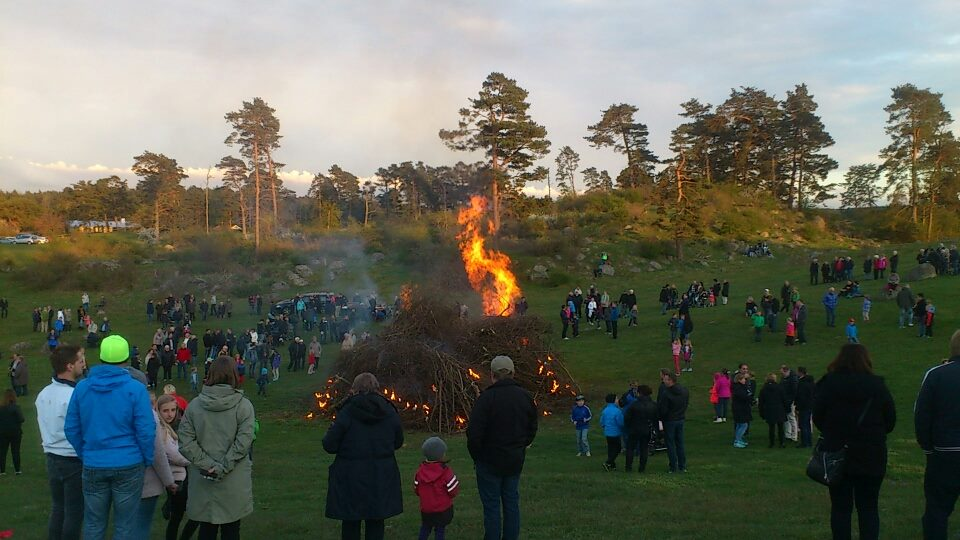
%> input picture images/dgb.jpg, 960 x 540 px
$ octave example_3_read_process_show_image.m   (GNU Octave 9; MATLAB toolbox functions it lacks are replaced by stand-ins)
%> lines starting %> are read from the running program, lines starting %| are printed output that depends on the picture
% Example on reading, manipulating and displaying images.
% Benny L. June 17, 2021.

clear  % Clears the workspace
% close all % Closes the figures

%imfile='images/autumn.tif';
imfile='images/dgb.jpg';
I=imread(imfile); % Read in image
%> I is the input picture: size 540x960x3 uint8; mean R, G, B 99.7, 102.7, 90.2

% Read what type of image it is:
info=imfinfo(imfile);

% Process image according to its type
if strcmp(info.ColorType,'indexed') + strcmp(info.ColorType,'grayscale'),
    disp('Case 1. '),disp(info.ColorType)
    disp('Here you can process the image, if it is a Indexed or Grayscale image')

% Convert image to double precision, in order to process:
    Vbf=double(I); % Vbf is before processing
%   Do some processing of the intensity:
    V = max(Vbf(:))-Vbf; % Here the intensity is just inverted
    Iout=uint8(V); % Convert image back to integer, uint8 format

else
    disp('Case 2 '),disp(info.ColorType)
    % Here you can process the image, if it is a truecolor image

    % Convert original from RGB to HSV image, usually a good start if you
    % want to manipulate the intensity (V) only and not the colors:
    Ihsv = rgb2hsv(I);
%> Ihsv: size 540x960x3 double; mean H, S, V 0.297, 0.356, 0.435
    % In the rgb2hsv the values of hue, saturation and value are all
    % normalised to be between 0 and 1.

     Vbf = Ihsv(:,:,3);
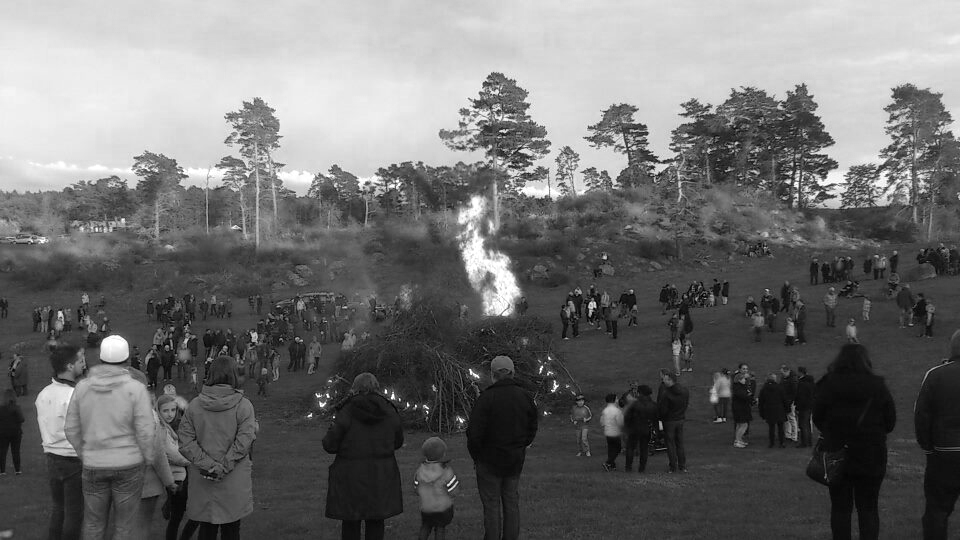
%> Vbf: size 540x960 double; min 0, max 1, mean 0.435
    % Vbf now contains the luminance (intensity) only. In this example it
    % is called Vbf where bf stands for 'before', since it is before
    % processing.

    % Some intensity transformations: ------------------------------
     V=1-Vbf; % Here the intensity is just inverted, as example on a modification.
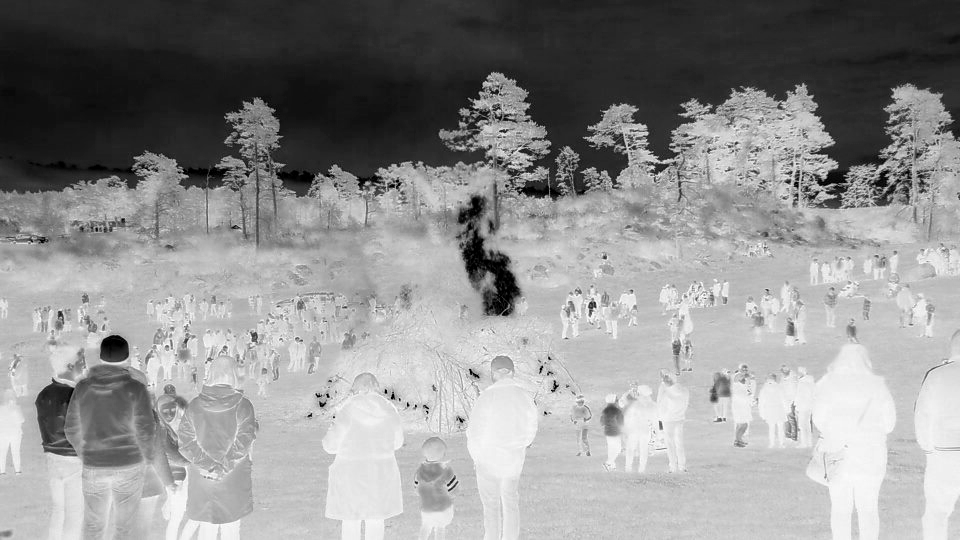
%> V: size 540x960 double; min 0, max 1, mean 0.565
    % V=histeq(Vbf); % Here the histogram is equalised
    % V=ones(size(Vbf))*0.5; % This sets all intensities to the same level

    % Put back the intensity plane into the image. Later you want to modify
    % the intensity for image enhancement before putting it back:
     Ihsv(:,:,3)=V;
%> Ihsv: size 540x960x3 double; mean H, S, V 0.297, 0.356, 0.565

    % [10 lines of commented-out code are left out]

    Iout=hsv2rgb(Ihsv); % Convert image back to RGB form
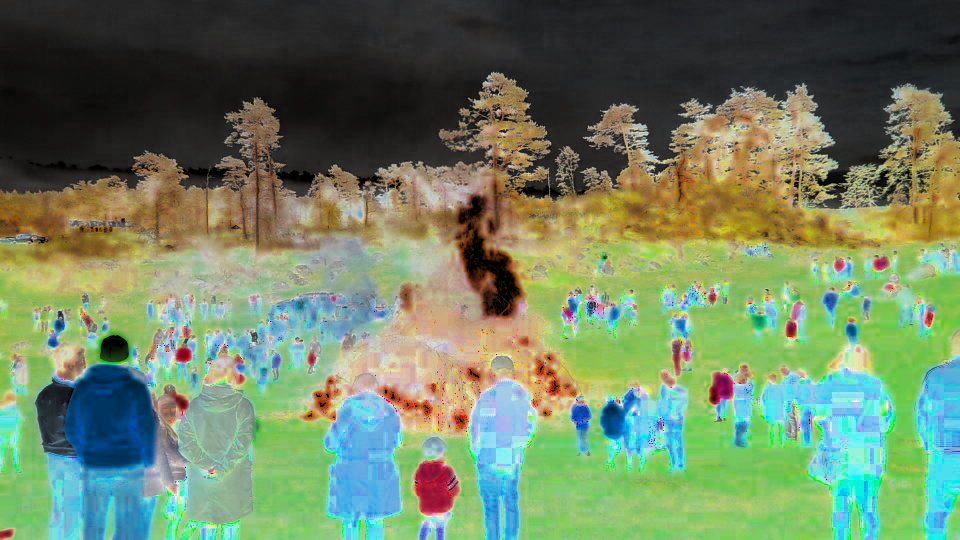
%> Iout: size 540x960x3 double; mean R, G, B 0.433, 0.516, 0.389

    % [7 lines of commented-out code are left out]

end

% Visualize some images and parameters:
figure(10)
subplot(2,2,1), imshow(I), title('Original image')
subplot(2,2,2), imshow(Iout), title('Modified image')
subplot(2,2,3), histogram(Vbf(:),64), title('Histogram, intensity of original image')
 subplot(2,2,4), histogram(V(:),64), title('Histogram, intensity of modified image (V)')
%> after `title('Histogram, intensity of modified image (V)')`:
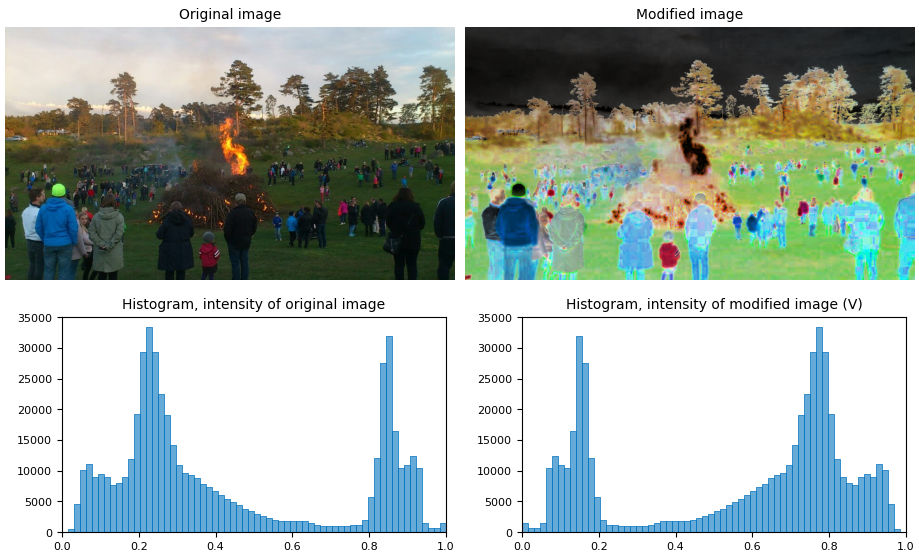
%> figure redrawn from the program's plot data, 4 panels

$ run again, with images/autumn.tif saved as images/dgb.jpg
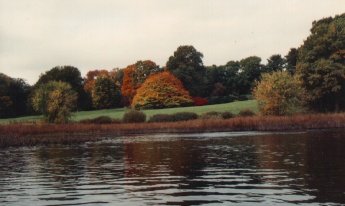
%> input picture images/autumn.tif, 345 x 206 px
%> I is the input picture: size 206x345x3 uint8; mean R, G, B 119.6, 110.2, 98.8
%> `Iout=hsv2rgb(Ihsv);`:
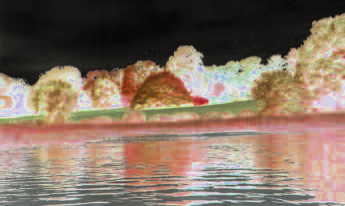
%> Iout: size 206x345x3 double; mean R, G, B 0.521, 0.446, 0.387
%> `title('Histogram, intensity of modified image (V)')`:
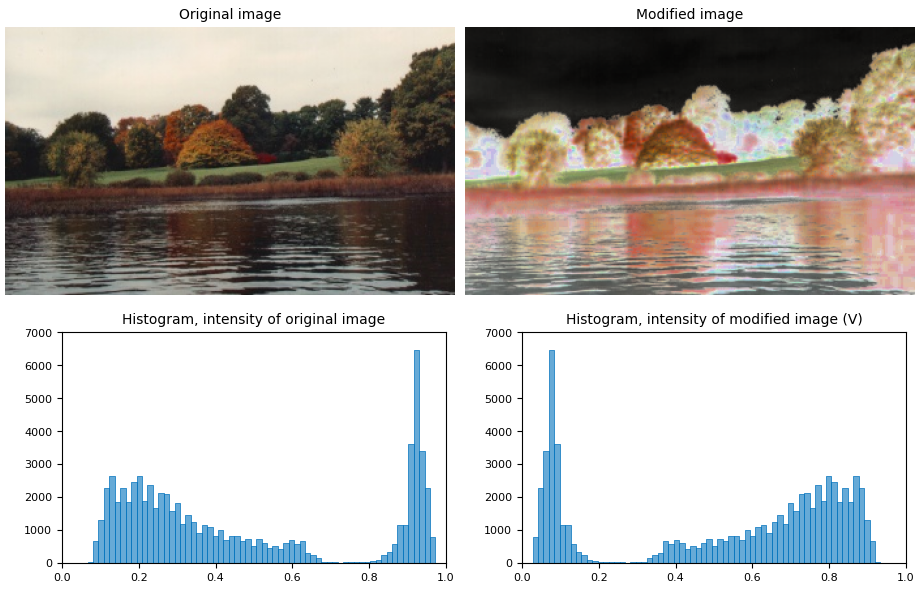
%> figure redrawn from the program's plot data, 4 panels

$ run again, with images/Rattvik50.jpg copied over images/dgb.jpg
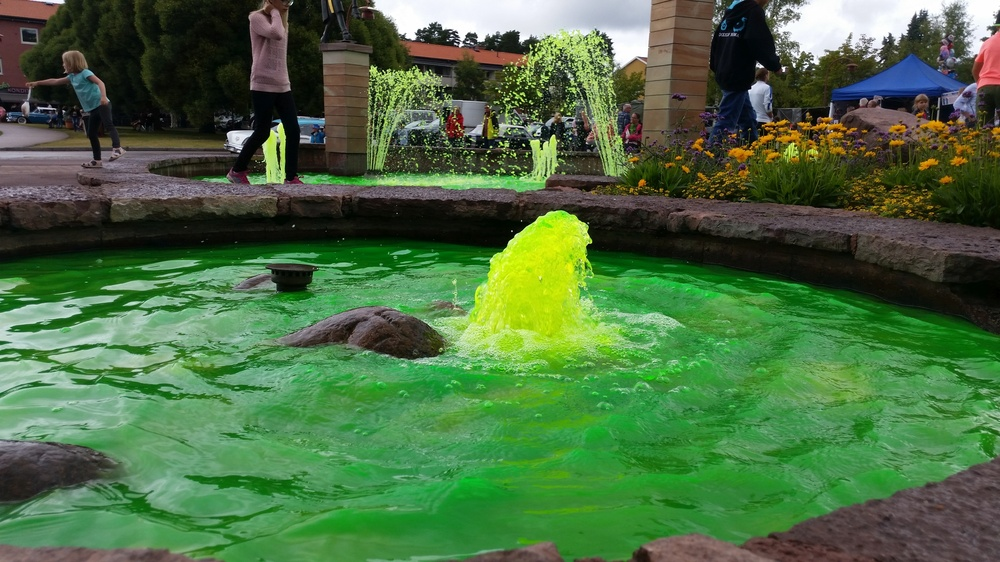
%> input picture images/Rattvik50.jpg, 1000 x 562 px, shrunk from 2656 x 1494 before the run
%> I is the input picture: size 562x1000x3 uint8; mean R, G, B 74.8, 109.3, 65.8
%> `Iout=hsv2rgb(Ihsv);`:
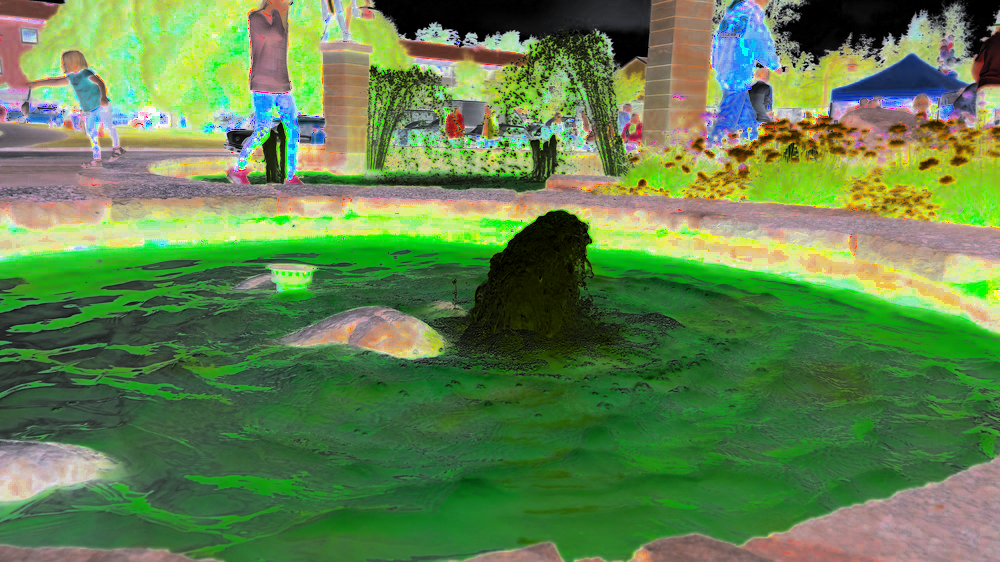
%> Iout: size 562x1000x3 double; mean R, G, B 0.383, 0.517, 0.307
%> `title('Histogram, intensity of modified image (V)')`:
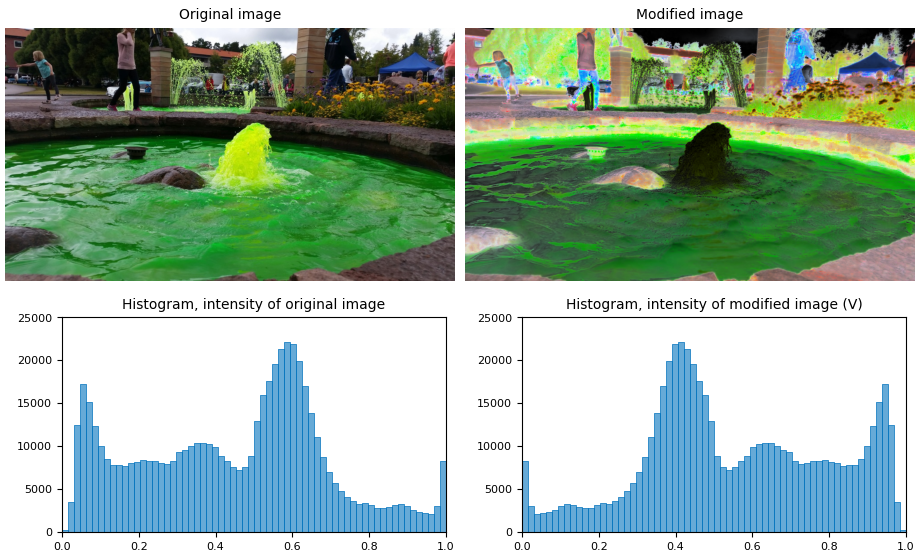
%> figure redrawn from the program's plot data, 4 panels
